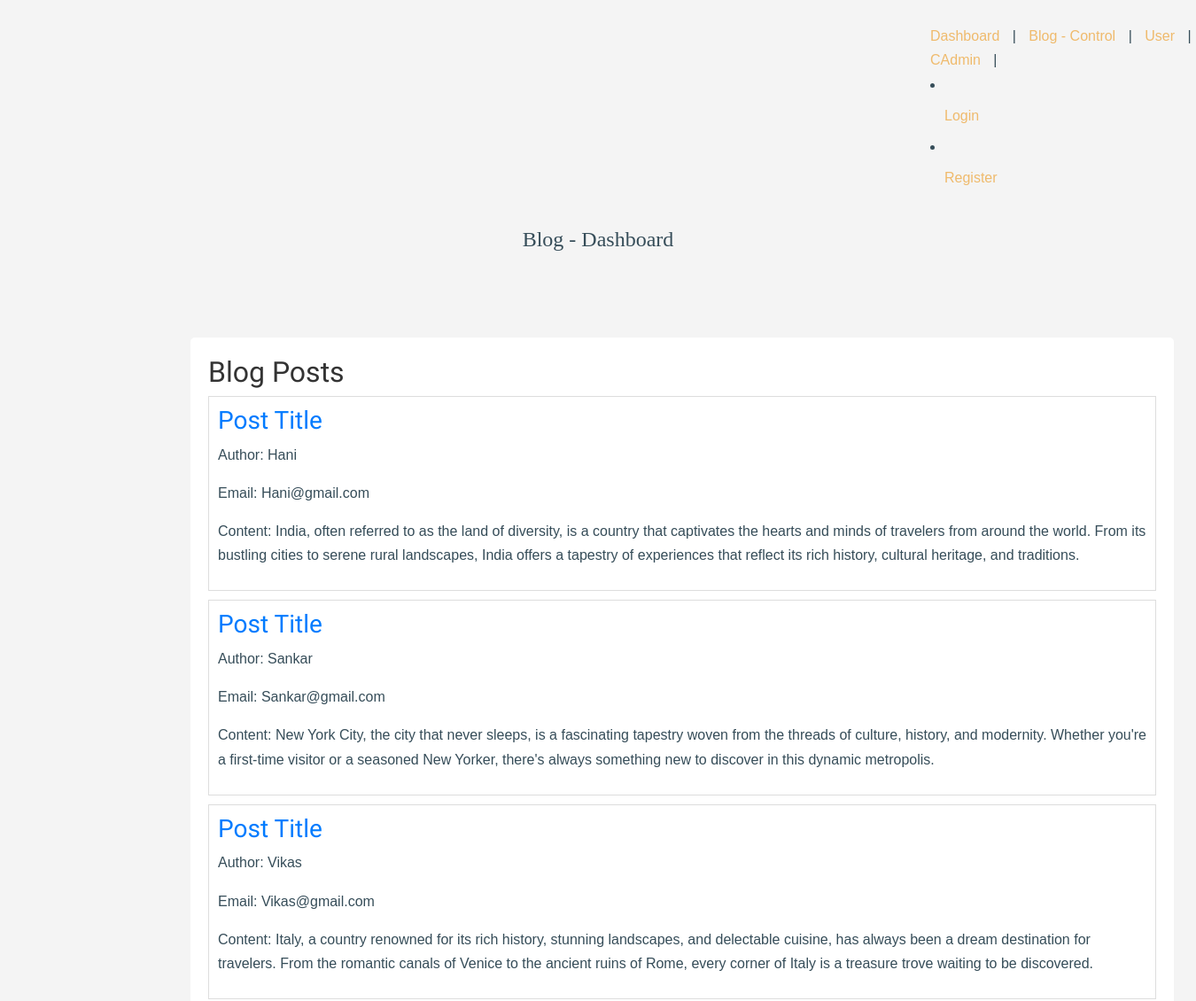
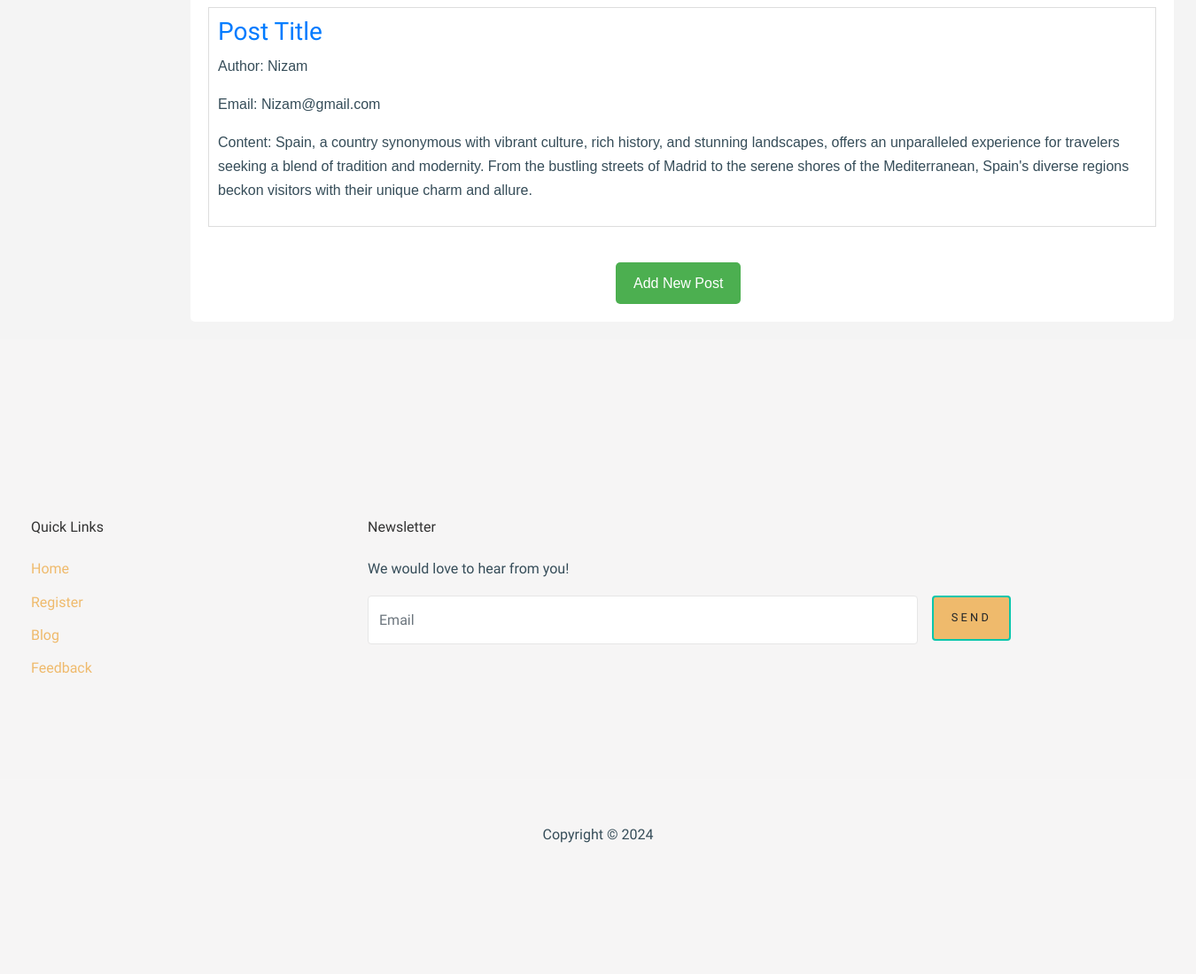
/control, run on the app's committed database (2 pictures, top to bottom).
### users/models.py (models this page shows, shortened)
class blog(models.Model):
    username = models.CharField(blank=False,max_length=50)
    email = models.EmailField(blank=False,max_length=200)
    message = models.TextField(blank=False,max_length=250)
    title = models.CharField(blank=False,max_length=500)

### users/views.py (the view)
# urls.py: path('control', views.control, name="control"),
def control(request):
    Blog = blog.objects.all()
    return render(request, 'admin/control.html', {'blog':Blog})

### templates/admin/control.html (shortened to what this page needs)
{% extends 'bases/userbase.html' %}
{% load static %}
{% block content %}
    <!DOCTYPE html>
    <html lang="en">
    <head>
        <br>
            <nav style="padding-left: 1050px;border-left-width: 50px;">
                    <a href="cadmin" style="padding-right: 10px;">Dashboard</a>       |
                    <a href="control" style="padding-right: 10px; padding-left: 10px;" >Blog - Control</a>      |
                     <a href="user" style="padding-right: 10px; padding-left: 10px;" >User</a>         |
                     <a href="admin" style="padding-right: 10px;">CAdmin</a>          |
                     {% if request.user.is_authenticated %}
                    <a href="user_logout" style="padding-right: 10px;">Logout</a>
                    {% else %}
                    <li><a href="user_login" class="nav-link">Login</a></li>
                    <li><a href="register" class="nav-link">Register</a></li>
                    {% endif  %}
                </nav><br>
            <p style="text-align-last: center; font-family: 'Cambria Math',serif; font-size: x-large">Blog - Dashboard</p>
        <br><br>
    </head>
    <body>
        <div class="container" style="margin-left: 200px;">
            <section class="dashboard-section" >
                <h2>Blog Posts</h2>
                {% for i in blog %}
                <div class="blog-post">
                    <h3><a href="#">Post Title</a></h3>
                    <p>Author: <span>{{ i.username }}</span></p>
                    <p>Email: <span>{{ i.email }}</span></p>
                    <p>Content: {{ i.message }}</p>
                </div>
                {% endfor %}
                <a href="{% url 'form' %}" class="add-post-btn" style="margin-left: 460px;">Add New Post</a>
            </section>
        </div>
    </body>
    </html>
{% endblock content %}

### static/booking/css/style.css (style rules this page uses)
body { font-family: "Lato", Arial, sans-serif; font-weight: 400; font-size: 16px; line-height: 1.7; color: #777; background: #fff; }
a { color: #09C6AB; -webkit-transition: 0.5s; -o-transition: 0.5s; transition: 0.5s; }
p { margin-bottom: 20px; }
h1, h2, h3, h4, h5, h6, figure { color: #000; font-family: "Lato", Arial, sans-serif; font-weight: 400; margin: 0 0 20px 0; }

### static/users/css/style.css (style rules this page uses)
body { line-height: 1.7; color: #364d59 !important; font-weight: 300; font-size: 1rem; font-family: "Work Sans", sans-serif; }
a { -webkit-transition: .3s all ease; -o-transition: .3s all ease; transition: .3s all ease; text-decoration: none; }
h1, h2, h3, h4, h5, .h1, .h2, .h3, .h4, .h5 { color: #000; font-family: "Work Sans", sans-serif; }

### templates/admin/control.html (style rules this page uses)
body { font-family: Arial, sans-serif; background-color: #f4f4f4; margin: 0; padding: 0; }
.container { margin: 20px; }
section { margin-top: 20px; }
.dashboard-section { background-color: #fff; padding: 20px; border-radius: 5px; }
h2 { color: #333; }
.blog-post { border: 1px solid #ddd; padding: 10px; margin-bottom: 10px; }
.blog-post a { text-decoration: none; color: #007bff; }
.add-post-btn { background-color: #4caf50; color: #fff; padding: 10px 20px; text-decoration: none; border-radius: 5px; display: inline-block; margin-top: 30px; }

### data on the page
blog: username "Hani", email "Hani@gmail.com", message "India, often referred to as the land of diversity, is a country that captivates the hearts and minds of travelers from around the world. From its bustling cities to serene rural landscapes, India offers a tapestry of experiences that reflect its rich history, cultural heritage, and traditions."
blog: username "Sankar", email "Sankar@gmail.com", message "New York City, the city that never sleeps, is a fascinating tapestry woven from the threads of culture, history, and modernity. Whether you're a first-time visitor or a seasoned New Yorker, there's always something new to discover in this dynamic metropolis."
blog: username "Vikas", email "Vikas@gmail.com", message "Italy, a country renowned for its rich history, stunning landscapes, and delectable cuisine, has always been a dream destination for travelers. From the romantic canals of Venice to the ancient ruins of Rome, every corner of Italy is a treasure trove waiting to be discovered."
blog: username "Nizam", email "Nizam@gmail.com", message "Spain, a country synonymous with vibrant culture, rich history, and stunning landscapes, offers an unparalleled experience for travelers seeking a blend of tradition and modernity. From the bustling streets of Madrid to the serene shores of the Mediterranean, Spain's diverse regions beckon visitors with their unique charm and allure."
